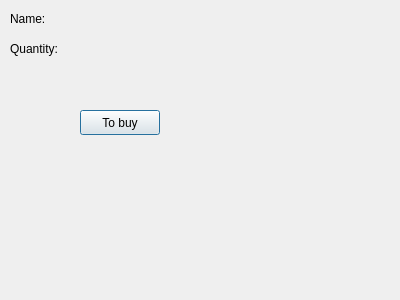
<?xml version="1.0" encoding="UTF-8"?>
<ui version="4.0">
 <class>Dialog</class>
 <widget class="QDialog" name="Dialog">
  <property name="geometry">
   <rect>
    <x>0</x>
    <y>0</y>
    <width>400</width>
    <height>300</height>
   </rect>
  </property>
  <property name="windowTitle">
   <string>Dialog</string>
  </property>
  <widget class="QLabel" name="label">
   <property name="geometry">
    <rect>
     <x>10</x>
     <y>10</y>
     <width>54</width>
     <height>17</height>
    </rect>
   </property>
   <property name="text">
    <string>Name:</string>
   </property>
  </widget>
  <widget class="QLabel" name="label_name">
   <property name="geometry">
    <rect>
     <x>120</x>
     <y>10</y>
     <width>54</width>
     <height>17</height>
    </rect>
   </property>
   <property name="text">
    <string/>
   </property>
  </widget>
  <widget class="QLabel" name="label_2">
   <property name="geometry">
    <rect>
     <x>10</x>
     <y>40</y>
     <width>54</width>
     <height>17</height>
    </rect>
   </property>
   <property name="text">
    <string>Quantity:</string>
   </property>
  </widget>
  <widget class="QLabel" name="label_quantity">
   <property name="geometry">
    <rect>
     <x>120</x>
     <y>40</y>
     <width>54</width>
     <height>17</height>
    </rect>
   </property>
   <property name="text">
    <string/>
   </property>
  </widget>
  <widget class="QPushButton" name="pushButton_to_buy">
   <property name="geometry">
    <rect>
     <x>80</x>
     <y>110</y>
     <width>80</width>
     <height>25</height>
    </rect>
   </property>
   <property name="text">
    <string>To buy</string>
   </property>
  </widget>
 </widget>
 <resources/>
 <connections/>
</ui>
